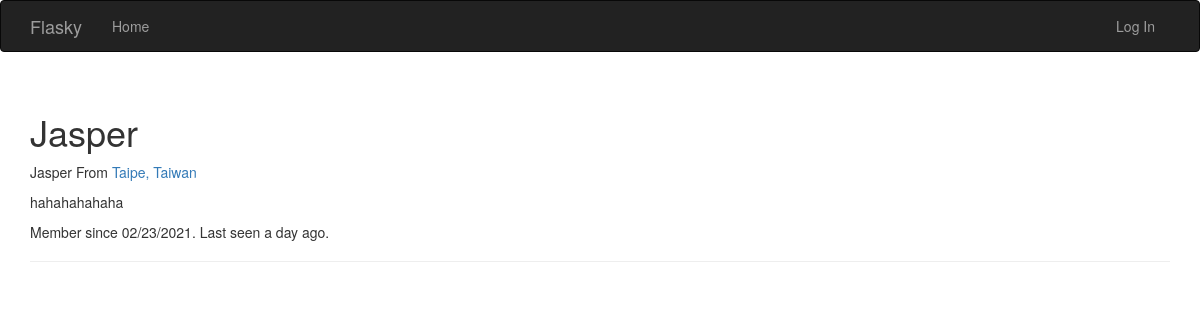
The app's page /user/Jasper with its own data.
### app/models.py (models this page shows, shortened)
class User(UserMixin, db.Model):
    __tablename__ = 'users'
    __table_args__ = {'extend_existing': True}
    id = db.Column(db.Integer, primary_key=True)
    email = db.Column(db.String(64), unique=True, index=True)
    username = db.Column(db.String(64), unique=True, index=True)
    role_id = db.Column(db.Integer, db.ForeignKey('roles.id'))
    password_hash = db.Column(db.String(128))
    confirmed = db.Column(db.Boolean, default=False)
    name = db.Column(db.String(64))
    location = db.Column(db.String(64))
    about_me = db.Column(db.Text())
    member_since = db.Column(db.DateTime(), default=datetime.utcnow)
    last_seen = db.Column(db.DateTime(), default=datetime.utcnow)
    @property
    def password(self):
        raise AttributeError('password is not a readable attribute')

### app/main/views.py (the view)
@main.route('/user/<username>')
def user(username):
    user = User.query.filter_by(username=username).first_or_404()
    return render_template('user.html', user=user)

### app/auth/views.py (called while the page is built)
@auth.before_app_request
def before_request():
    if current_user.is_authenticated:
        current_user.ping()
        if not current_user.confirmed \
                and request.endpoint \
                and request.blueprint != 'auth' \
                and request.endpoint != 'static':
            return redirect(url_for('auth.unconfirmed'))

### app/main/__init__.py (called while the page is built)
@main.app_context_processor
def inject_permissions():
    return dict(Permission=Permission)

### app/models.py (called while the page is built)
    def is_administrator(self):
        return False

### app/templates/user.html (shortened to what this page needs)
{% extends "base.html" %}
{% block page_content %}
<div class="page-header">
    <h1>{{ user.username|capitalize }}</h1>
    {% if user.name or user.location %}
    <p>
        {% if user.name %}{{ user.name }}{% endif %}
        {% if user.location %}
            From <a href="http://maps.google.com/?q={{ user.location }}">
                {{ user.location }}
            </a>
        {% endif %}
    </p>
    {% endif %}
    {% if user.about_me %}<p>{{ user.about_me }}</p>{% endif %}
    <p>
        Member since {{ moment(user.member_since).format('L') }}.
        Last seen {{ moment(user.last_seen).fromNow() }}.
    </p>
</div>
{% endblock %}

### records on screen
User: username "Jasper", name "Jasper", location "Taipe, Taiwan", about_me "hahahahahaha", member_since "02/23/2021", last_seen "a day ago"
